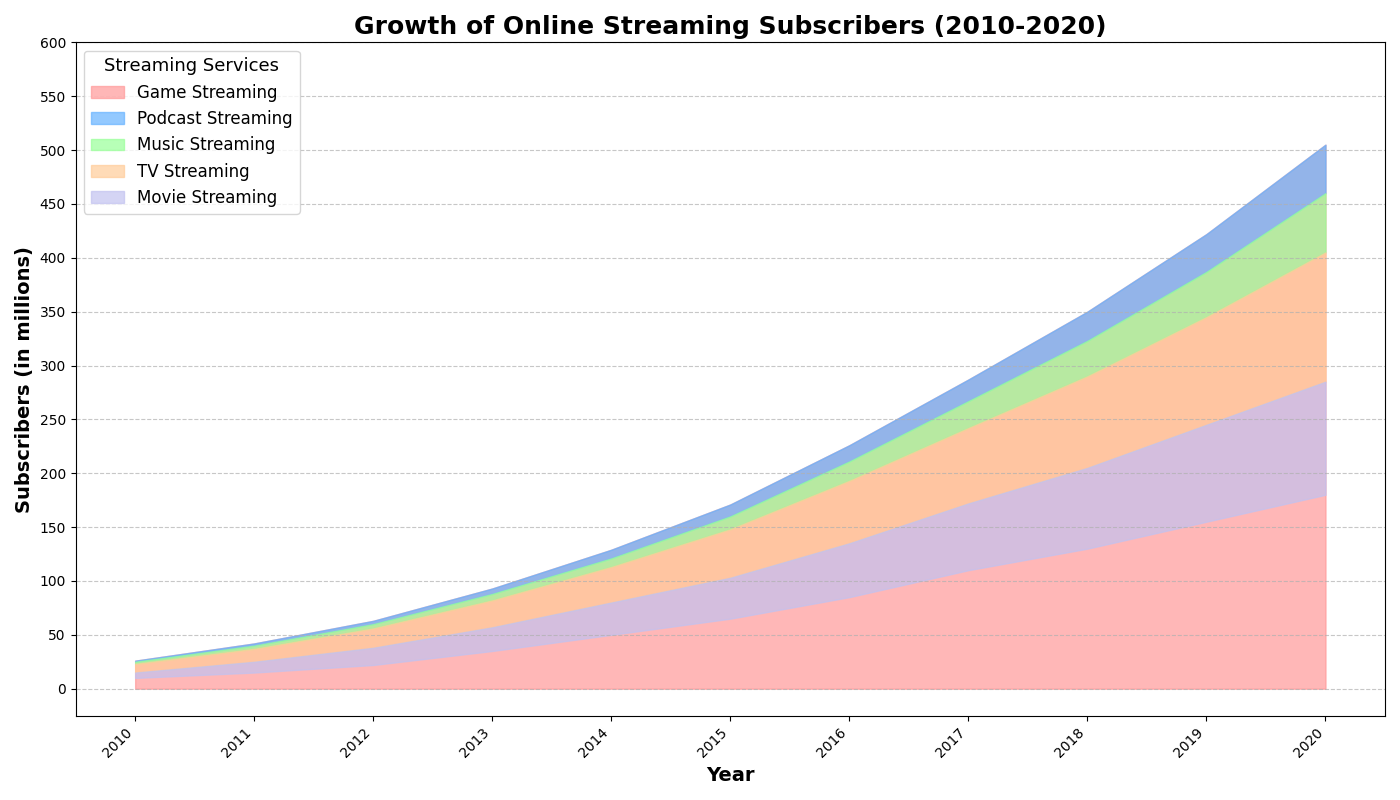

The script that drew this image:
import matplotlib.pyplot as plt
import numpy as np

# Backstory:
# The following area chart represents the growth of different categories of online streaming subscribers (in millions) from 2010 to 2020. 
# This chart helps to analyze the trends and shifts in the preferences of the audience towards different types of online streaming subscriptions over the decade.

# Data: Streaming service subscription counts (in millions) from 2010 to 2020
years = np.arange(2010, 2021)
movie_streaming = np.array([10, 15, 22, 35, 50, 65, 85, 110, 130, 155, 180])
tv_streaming = np.array([5, 10, 16, 22, 30, 38, 50, 62, 75, 90, 105])
music_streaming = np.array([8, 12, 18, 25, 33, 45, 58, 70, 85, 100, 120])
podcast_streaming = np.array([2, 3, 4, 6, 8, 12, 18, 25, 33, 42, 55])
game_streaming = np.array([1, 2, 3, 5, 8, 11, 15, 20, 27, 35, 45])

# Create a stacked cumulative data array
movie_cum = np.array(movie_streaming)
tv_cum = movie_cum + np.array(tv_streaming)
music_cum = tv_cum + np.array(music_streaming)
podcast_cum = music_cum + np.array(podcast_streaming)
game_cum = podcast_cum + np.array(game_streaming)

# Plotting the area chart
fig, ax = plt.subplots(figsize=(14, 8))

ax.fill_between(years, game_cum, color='#ff9999', alpha=0.7, label='Game Streaming')
ax.fill_between(years, podcast_cum, game_cum, color='#66b3ff', alpha=0.7, label='Podcast Streaming')
ax.fill_between(years, music_cum, podcast_cum, color='#99ff99', alpha=0.7, label='Music Streaming')
ax.fill_between(years, tv_cum, music_cum, color='#ffcc99', alpha=0.7, label='TV Streaming')
ax.fill_between(years, movie_cum, tv_cum, color='#c2c2f0', alpha=0.7, label='Movie Streaming')

# Setting title and labels
ax.set_title('Growth of Online Streaming Subscribers (2010-2020)', fontsize=18, fontweight='bold')
ax.set_xlabel('Year', fontsize=14, fontweight='bold')
ax.set_ylabel('Subscribers (in millions)', fontsize=14, fontweight='bold')

# Customizing legend
ax.legend(loc='upper left', fontsize=12, title='Streaming Services', title_fontsize='13')

# Enhancing readability with grid lines
ax.grid(axis='y', linestyle='--', alpha=0.7)

# Setting ticks and labels
ax.set_xticks(years)
ax.set_xticklabels(years, rotation=45, ha='right')
ax.set_yticks(np.arange(0, 601, 50))

# Adjusting layout to avoid overlapping
plt.tight_layout()

# Display the chart
plt.show()
